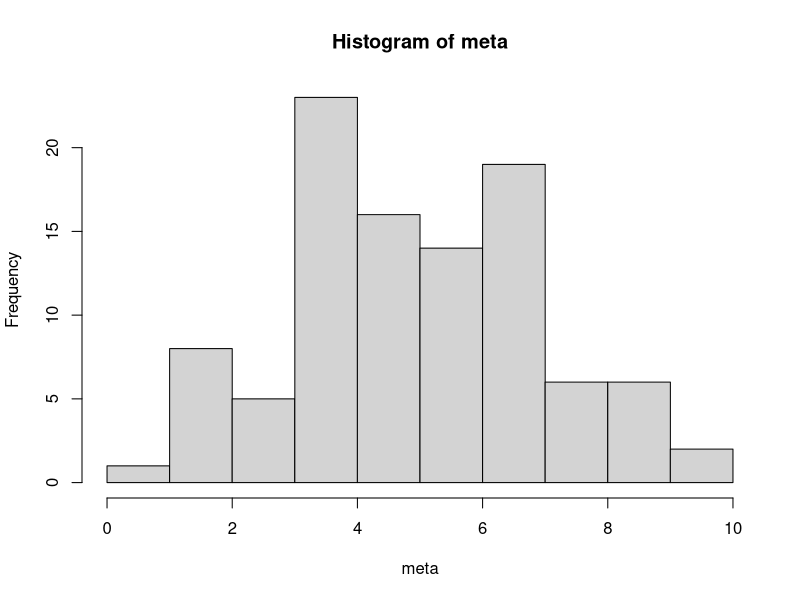
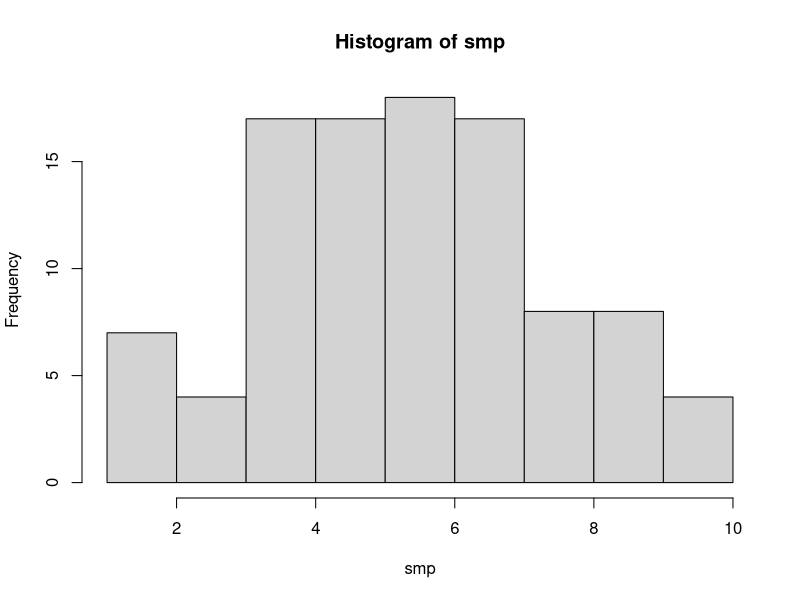
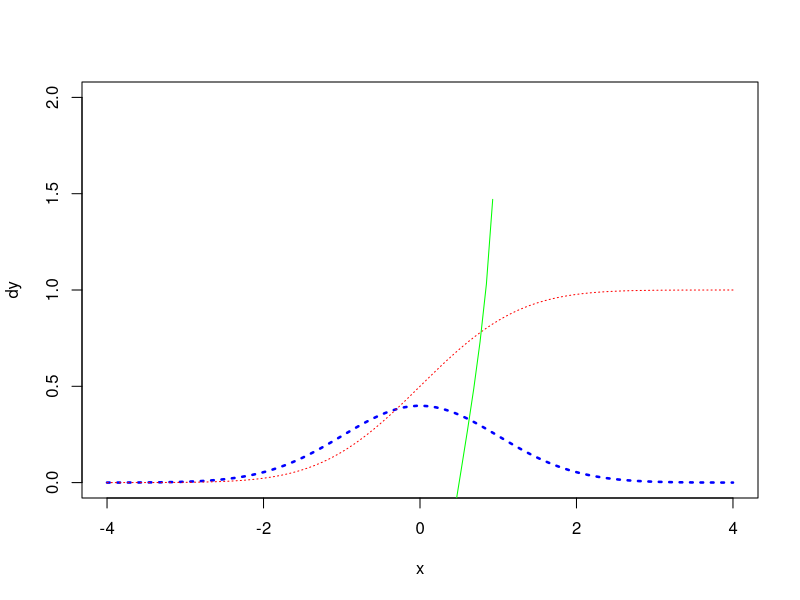
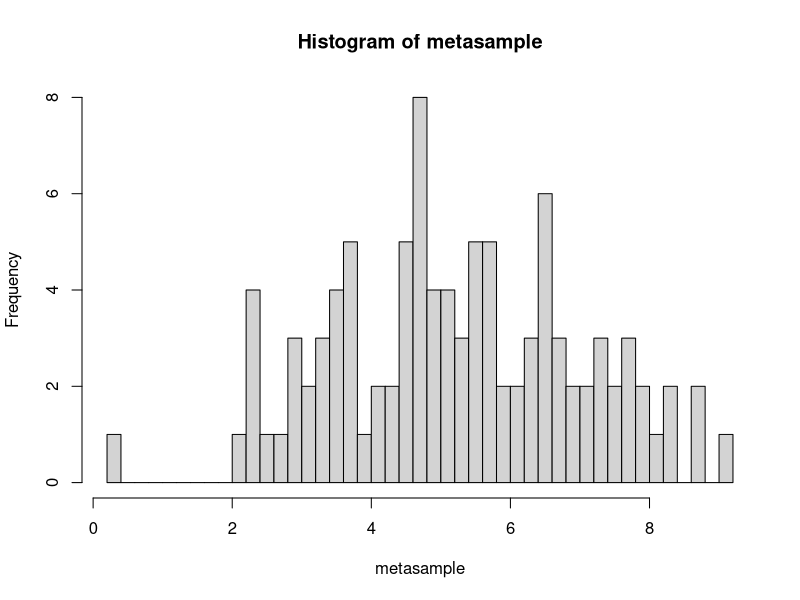
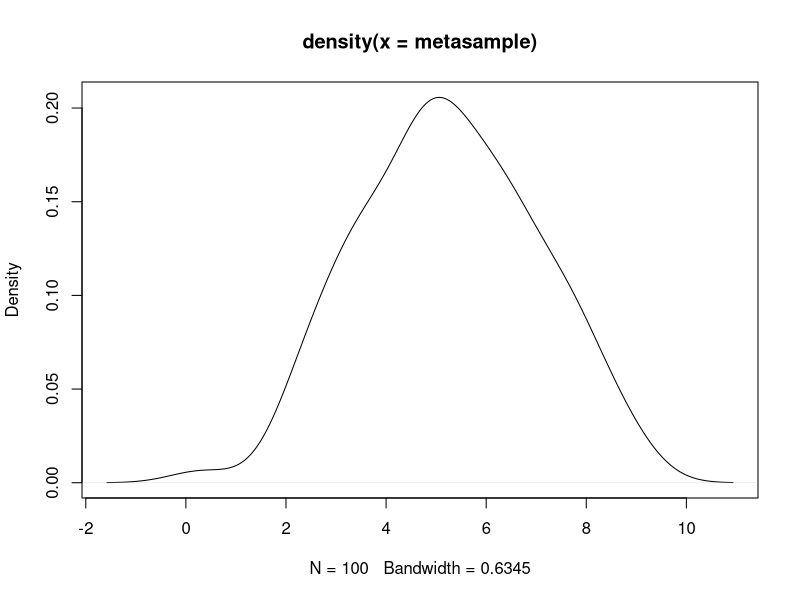
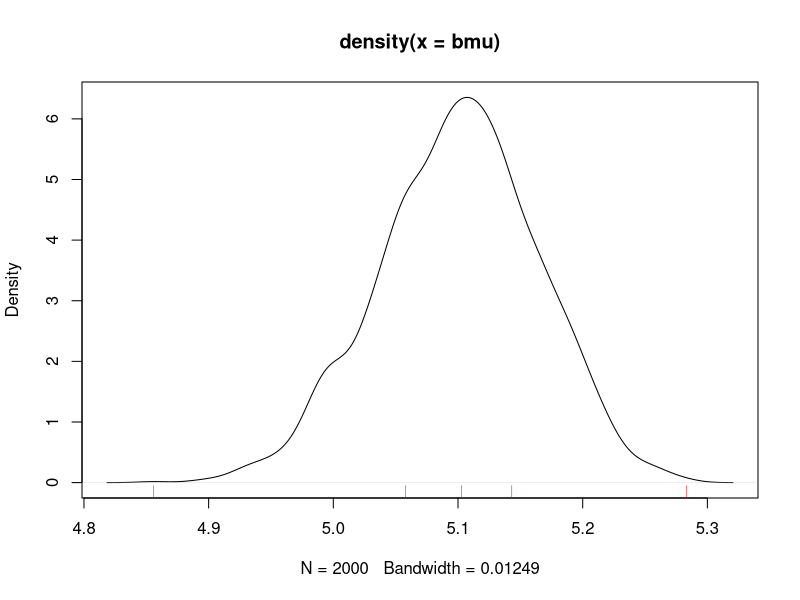
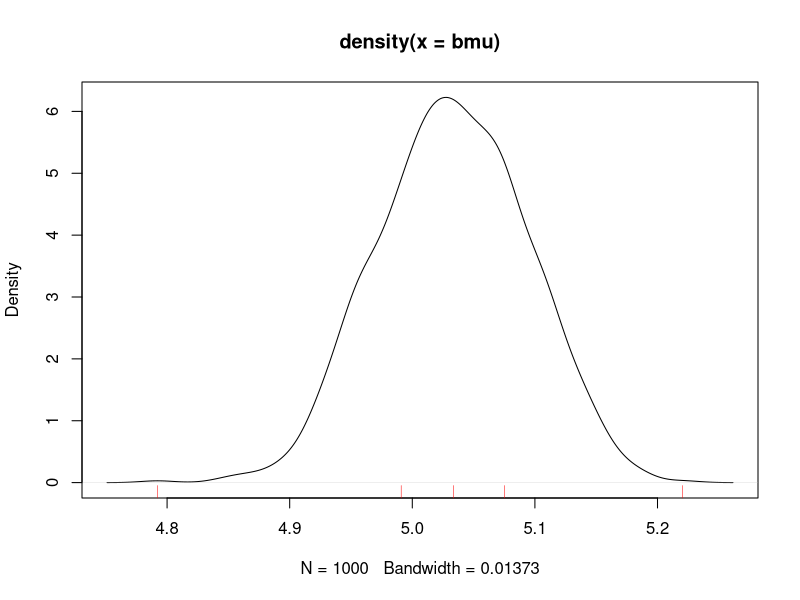
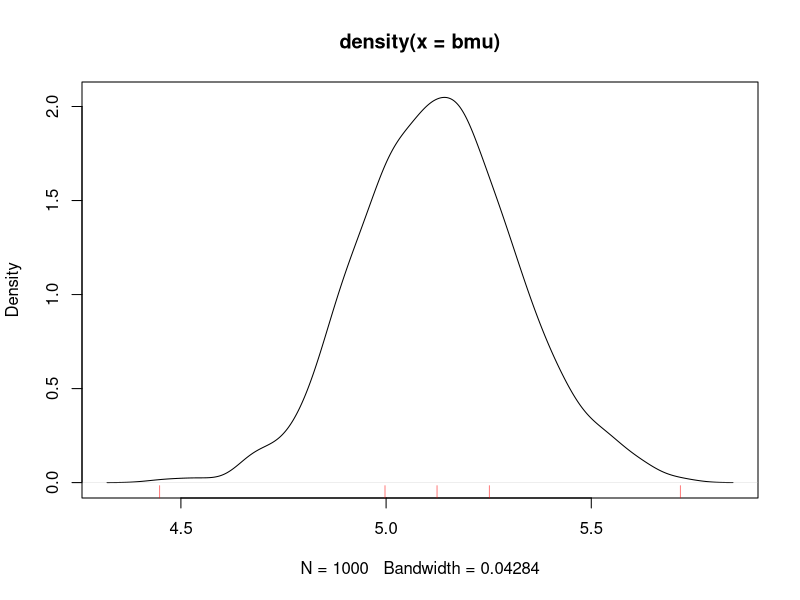

Write the R code that produced these figures, in order.
## ---- chunk 1
knitr::opts_chunk$set(echo = TRUE)
## ---- chunk 2
N <-100
meta <- rnorm(N,5,2)  #全校有100個人
idx <- as.integer(runif(N)*N)+1  #條件:100個號碼中隨機抽100個，可以重複(重複抽樣)

#利用runif產生0~1的亂數100個，因為要產生1~100的數字，所以要將runif()*100，ex:(0~1)*100=0~100，產生出來會是0~99，所以要+1，變成0~100
hist(meta)

#meta[idx]    #動作:從meta中抽idx
smp <- meta[idx]  
 
s.sum <- summary(smp)
hist(smp)
s.mean <- s.sum[4]  #平均值mean
s.sd <- sd(smp)/sqrt(300)

#統計
print("sample mean")
print(s.mean) 
print("sample sd")
print(s.sd)

s.conf <- c(-1.96*s.sd, 1.96*s.sd)+s.mean
s.conf
## ---- chunk 3
x <- seq(-4,4,length=100)
dy<- dnorm(x)
plot(x,dy,type="l",col="blue",lwd=2.5, lty="dotted",ylim=c(0,2))
#col顏色, lwd粗度, lty線條#plot是新增一張圖(開新視窗)

py <- pnorm(x)
lines(x,py,lty="dotted",col="red")  #lines是既有圖上新增
qy <- qnorm(x)
lines(x,qy,lty="solid",col="green")

## ---- chunk 4
N <-100
metasample <- rnorm(N,5,2)  #全校有100個人
rndno <- as.integer(runif(N)*N)+1 
smp <- metasample[rndno]

hist(metasample,breaks = 50)

dd <- density(metasample) #density用來做資料探索
plot(dd)

#hist(metasample)

#lx <- seq(min(metasample), max(metasample), length=100)
#ly <- dnorm(lx, mean(metasample), sd(metasample))
#pnorm(lx)

#sy <- ly*N**diff(lx)[1]  #面積*density
#diff:後-前，diff(lx)[1]拿出lx的間隔
#lines(lx,sy)
## ---- chunk 5
x <- 4
if(x>3){
  print("dd")
  
  } else {
  print("small")
}

#else要放在}後面
## ---- chunk 6
x <- -4
if(x<0){
  print("Negative")
}else {
  print("Zero")
}
## ---- chunk 7
x <- rnorm(10)
for(i in 1:10){
 print(x)
}
## ---- chunk 8
N <-1000
metasample <- rnorm(N,5,2)  
bmu <- numeric(2000)  #給bmu1000個空位

for(i in 1:2000){
  rndno <- as.integer(runif(N)*N)+1 #每次抽100個號碼
  smp <- metasample[rndno] #其中1次
  bmu[i] <- mean(smp)
 
}

p <- density(bmu)
plot(p)
qq <- quantile(bmu)
qq
rug(qq, col="red")
## ---- chunk 9
N <-1000
metasample <- rnorm(N,5,2)  
bmu <- numeric(1000)  #給bmu1000個空位

for(i in 1:1000){
  rndno <- as.integer(runif(N)*N)+1 #每次抽100個號碼
  smp <- metasample[rndno] #其中1次
  bmu[i] <- mean(smp)
 
}

p <- density(bmu)
plot(p)
qq <- quantile(bmu)
qq
rug(qq, col="red")
## ---- chunk 10
N <-100
metasample <- rnorm(N,5,2)  
bmu <- numeric(1000)  #給bmu1000個空位

for(i in 1:1000){
  rndno <- as.integer(runif(N)*N)+1 #每次抽100個號碼
  smp <- metasample[rndno] #其中1次
  bmu[i] <- mean(smp)
 
}

p <- density(bmu)
plot(p)
qq <- quantile(bmu)
qq
rug(qq, col="red")
## ---- chunk 11
N <-10
metasample <- rnorm(N,5,2)  
bmu <- numeric(1000)  #給bmu1000個空位

for(i in 1:1000){
  rndno <- as.integer(runif(N)*N)+1 #每次抽100個號碼
  smp <- metasample[rndno] #其中1次
  bmu[i] <- mean(smp)
 
}

p <- density(bmu)
plot(p)
qq <- quantile(bmu)
qq
rug(qq, col="red")

